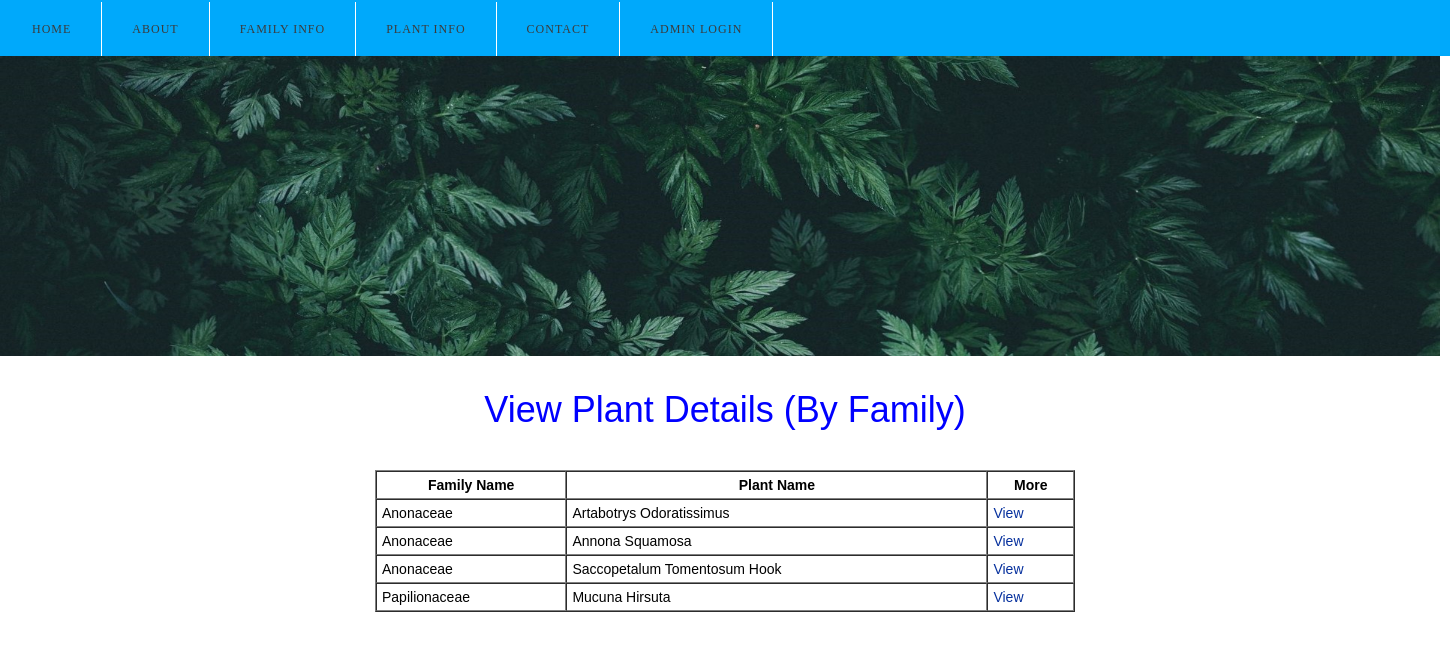
Screenshot of /byfamily.php with the database file from the repository.
### tables this page shows
CREATE TABLE `tblplant_details` (
  `id` int(11) NOT NULL,
  `family_name` varchar(50) NOT NULL,
  `plant_name` varchar(50) NOT NULL,
  `herbarium_img` varchar(100) NOT NULL,
  `original_img` varchar(100) NOT NULL,
  `common_name` varchar(50) NOT NULL,
  `local_name` varchar(50) NOT NULL,
  `locality` varchar(50) NOT NULL,
  `altitude` varchar(50) NOT NULL,
  `habit` varchar(500) NOT NULL,
  `descr` varchar(500) NOT NULL,
  `uses` varchar(500) NOT NULL,
  `upload_date` datetime NOT NULL DEFAULT CURRENT_TIMESTAMP
);

### byfamily.php (the view, shortened to what this page needs)
<?php
	include("connection.php");
	$q = "SELECT * FROM tblplant_details";
	$re = mysql_query($q, $con) or die(mysql_error());
	$no = mysql_num_rows($re);
?>
<!DOCTYPE html PUBLIC "-//W3C//DTD XHTML 1.0 Strict//EN" "http://www.w3.org/TR/xhtml1/DTD/xhtml1-strict.dtd">
<html xmlns="http://www.w3.org/1999/xhtml">
<head>
<link href="style.css" rel="stylesheet" type="text/css" media="screen" />
</head>
<body>
<div id="menu-wrapper">
	<div id="menu">
		<ul>
			<li><a href="index.php">Home</a></li>
			<li><a href="aboutus.php">About</a></li>
			<li><a href="byfamily.php">Family Info</a></li>
			<li><a href="byplantinfo.php">Plant Info</a></li>
			<li><a href="contact.php">Contact</a></li>
			<li><a href="adminlogin.php">Admin Login</a></li>
		</ul>
	</div>
</div>
<div id="banner"><img src="images/banner1.jpg" width="1440" height="300" alt="" /></div>
<div id="wrapper">
	<div id="page">
		<div id="page-bgtop">
			<div id="page-bgbtm">
			  <div style="color:#00F;font:'Lucida Sans Unicode', 'Lucida Grande', sans-serif;font-size:36px;" align="center">View Plant Details (By Family)</div>
			  <p> &nbsp; </p>
			  <table width="700" border="1" align="center" cellpadding='5' cellspacing='0'>
    <?php
    if($no>0)
    {
    ?>
        <tr>
            <th> Family Name </th>
            <th> Plant Name </th>
            <th> More </th>
        </tr>
    <?php
    while($row = mysql_fetch_assoc($re))
    {
    ?>
        <tr>
            <td><?php echo $row['family_name'];?></td>
            <td> <?php echo $row['plant_name'];?> </td>
            <td> <?php echo "<a href=viewplant_more.php?id=".$row['id'] .">View </a>";?> </td>
        </tr>
  <?php
    }
    }
  ?>
</table>
			</div>
		</div>
	</div>
</div>
</body>
</html>

### style.css (style rules this page uses)
body { margin: 0; padding: 0; background: #FFFFFF; font-family:Verdana, Geneva, sans-serif; font-weight:normal; font-size: 14px; color: #000; }
p, ul, ol { margin-top: 0; line-height: 180%; }
a { text-decoration: none; color: #06309D; }
#menu-wrapper { overflow: hidden; height: 56px; background:#00A9FB; }
#menu { width: 100%; height: 55px; margin: 0px auto; padding: 2px; }
#menu ul { margin: 0; padding: 0px; list-style: none; line-height: normal; }
#menu li { float: left; border-right: 1px solid #FFFFFF; }
#menu a { display: block; letter-spacing: 1px; line-height: 55px; padding: 0px 30px; text-decoration: none; text-align: center; text-transform: uppercase; font-family: 'Arvo', serif; font-size: 12px; font-weight: normal; color: #3B3B3B; border: none; }
#page { overflow: hidden; width: 1200px; margin: 0px auto; padding: 30px 0px; background-color: #FFFFFF; }
#banner { width: 1250px; }

### rows the page displays
tblplant_details: family_name "Anonaceae", plant_name "Artabotrys Odoratissimus"
tblplant_details: family_name "Anonaceae", plant_name "Annona Squamosa"
tblplant_details: family_name "Anonaceae", plant_name "Saccopetalum Tomentosum Hook"
tblplant_details: family_name "Papilionaceae", plant_name "Mucuna Hirsuta"
